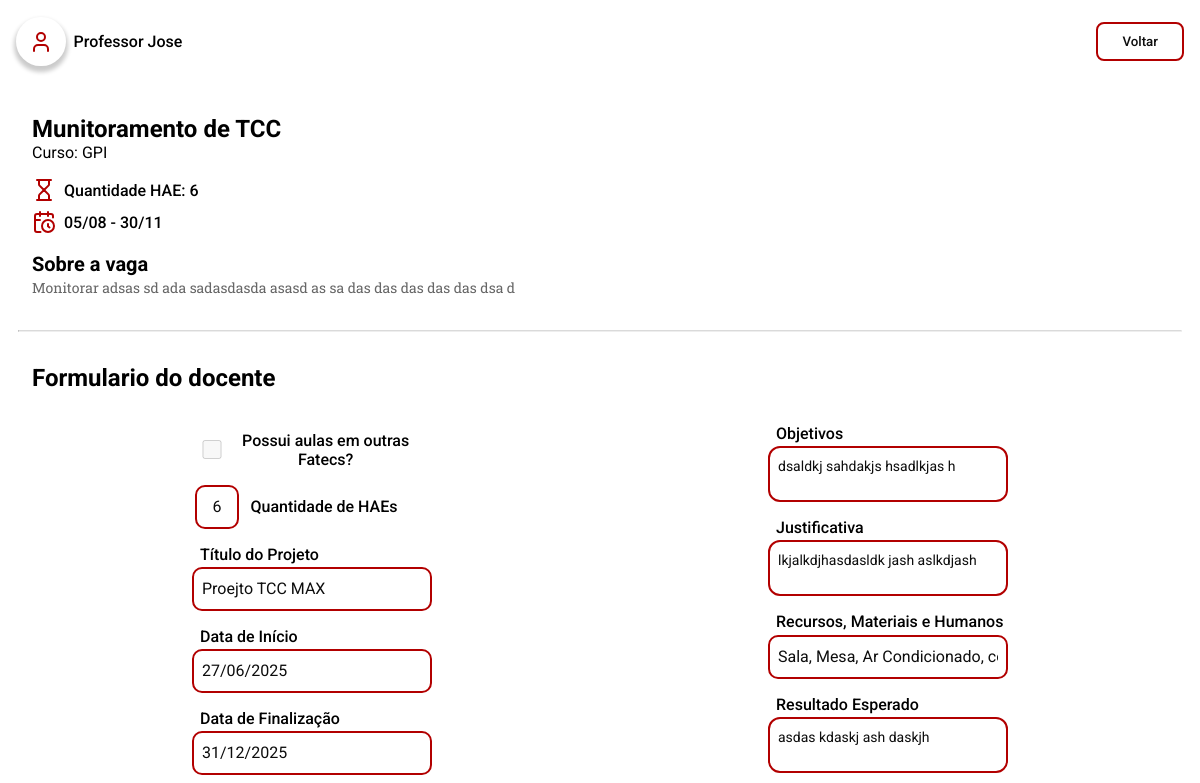
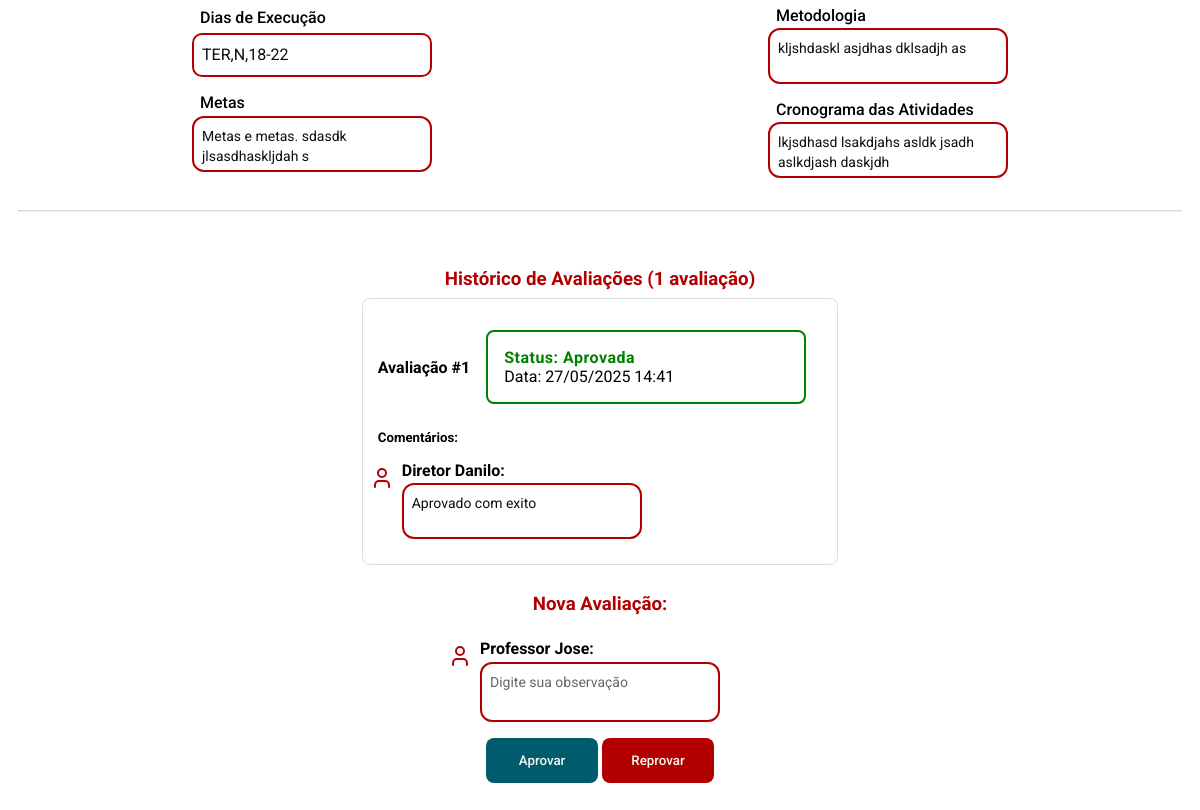
/pages/admin/preview/inscricao.admin.php?id=14 (signed in), run on an earlier commit of the app's database (2 pictures, top to bottom).
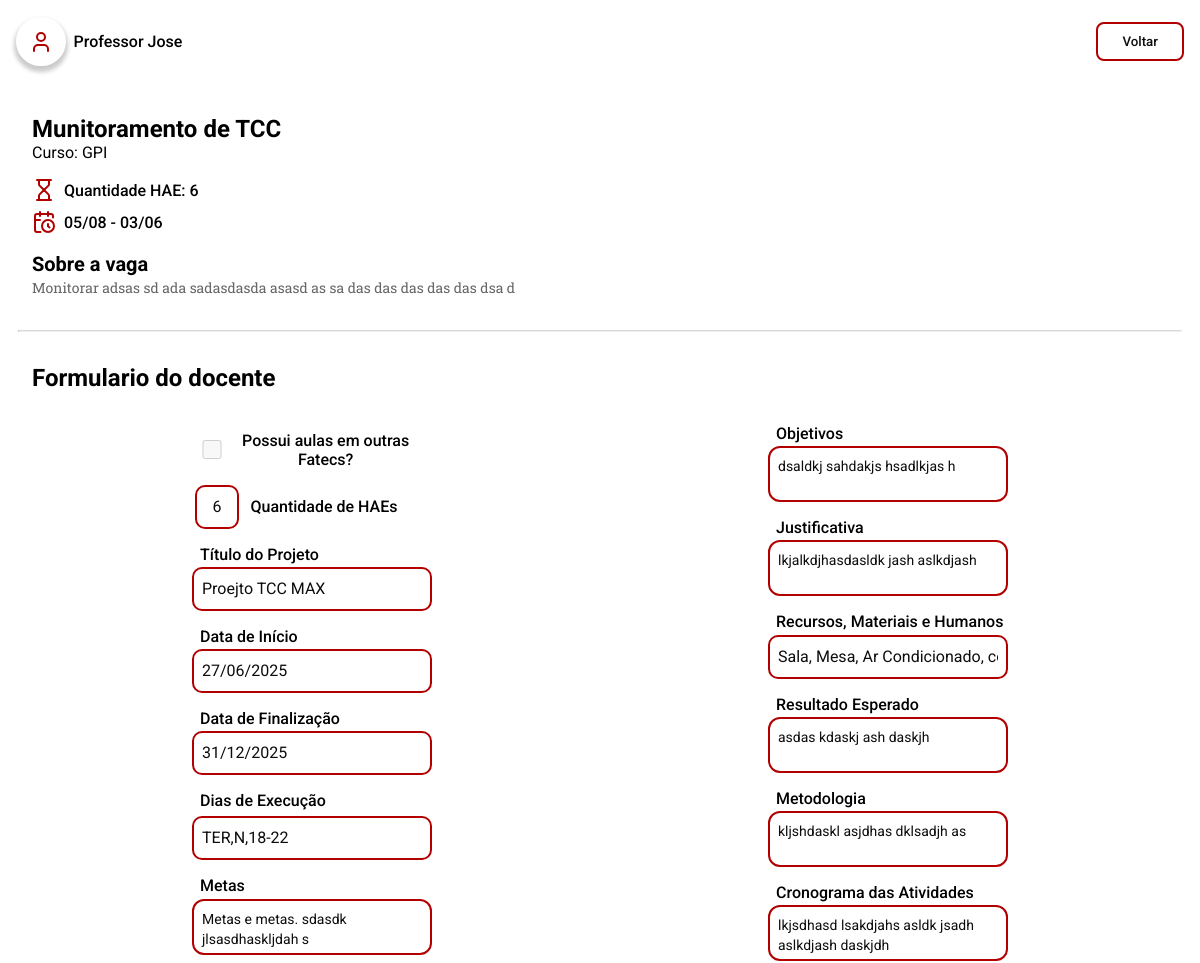
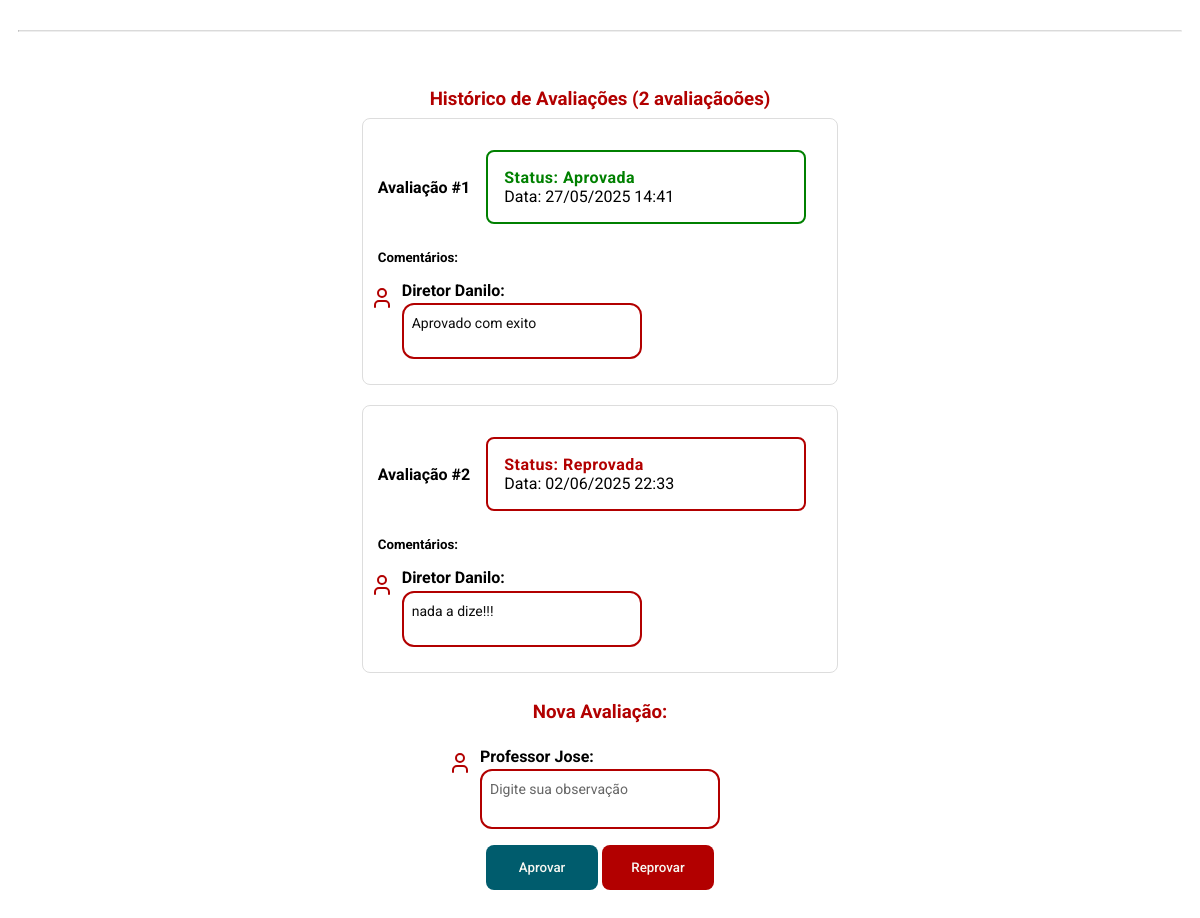
And on a later commit of the database (2 pictures, top to bottom).
### tables this page shows
CREATE TABLE `tb_hae` (
  `id_hae` int NOT NULL,
  `titulo` varchar(60) NOT NULL,
  `tip_hae` varchar(30) NOT NULL,
  `quant_hae` int NOT NULL,
  `descricao` varchar(500) NOT NULL,
  `data_inicio` date NOT NULL,
  `data_final` date NOT NULL
);

CREATE TABLE `tb_inscricao` (
  `id_inscricao` int NOT NULL,
  `id_docente` int DEFAULT NULL,
  `id_hae` int DEFAULT NULL,
  `data_envio` datetime NOT NULL,
  `quant_hae` int DEFAULT NULL,
  `outras_fatecs` int DEFAULT NULL,
  `id_projeto` int DEFAULT NULL,
  `status` enum('Pendente','Em análise','Aprovada','Reprovada') NOT NULL DEFAULT 'Pendente'
);

CREATE TABLE `tb_projeto` (
  `id_projeto` int NOT NULL,
  `data_inicio` date NOT NULL,
  `data_final` date NOT NULL,
  `titulo` varchar(40) NOT NULL,
  `id_hae` int DEFAULT NULL,
  `descricoes` json DEFAULT NULL,
  `dias_exec` json DEFAULT NULL
);

CREATE TABLE `tb_feedback` (
  `id_feedback` int NOT NULL,
  `id_inscricao` int NOT NULL,
  `data_envio` datetime DEFAULT CURRENT_TIMESTAMP,
  `resultado` enum('Aprovada','Reprovada') DEFAULT NULL
);

CREATE TABLE `tb_feedback_comentario` (
  `id_comentario` int NOT NULL,
  `id_feedback` int NOT NULL,
  `cargo` enum('Coordenador','Diretor') NOT NULL,
  `id_docente` int NOT NULL,
  `comentario` text NOT NULL
);

CREATE TABLE `tb_docente` (
  `id_docente` int NOT NULL,
  `nome` varchar(60) NOT NULL,
  `RG` varchar(12) NOT NULL,
  `email` varchar(100) NOT NULL,
  `matricula` int NOT NULL,
  `turno` varchar(8) NOT NULL,
  `senha` varchar(25) NOT NULL,
  `cargo` enum('Professor','Coordenador','Secretaria','Diretor') NOT NULL,
  `outras_fatecs` int DEFAULT NULL,
  `curso` varchar(4) DEFAULT NULL
);

### pages/admin/preview/inscricao.admin.php (the view, shortened to what the rows shown need)
<?php
require_once __DIR__ . "/../../../server/model/HAE.php";
require_once __DIR__ . "/../../../server/model/Inscricao.php";
require_once __DIR__ . "/../../../server/model/Docente.php";
require_once __DIR__ . "/../../../server/model/Projeto.php";
require_once __DIR__ . "/../../../server/model/Feedback.php";
if (isset($_GET['id'])) {
  $id = $_GET['id'];
  $id = intval($id);
  $hae = new HAE();
  $inscricao = new Inscricao();
  $projeto = new Projeto();
  $feedback = new Feedback();
  $inscricao = $inscricao->getMySubscriptionsById($id);
  $hae = $hae->getHAEById($inscricao->getIdHae());
  $projeto = $projeto->getProjetoById($inscricao->getIdProjeto());
  $descricoes = json_decode($projeto->descricoes, true);
  $allFeedbacks = [];
  if ($inscricao->status !== "Pendente") {
    $allFeedbacks = $feedback->getAllFeedbacksByInscricao($id);
  }
}
?>
<!DOCTYPE html>
<html lang="pt-br">
<head>
  <link rel="stylesheet" href="../../../styles/global.css" />
  <link rel="stylesheet" href="../../../styles/components.css" />
  <link rel="stylesheet" href="../../../styles/formulario.css" />
</head>
<body>
  <section id="hae-section">
    <div id="hae-container">
      <div>
        <h1><?php echo $hae->titulo ?></h1>
        <p>Curso: <?php echo $hae->tip_hae ?></p>
      </div>
      <div class="hae-container-header">
        <span class="hae-container-header-info">
          <img src="../../../public/icons/hourglass.svg" alt="" />
          <p>Quantidade HAE: <?php echo $hae->quant_hae ?></p>
        </span>
        <span class="hae-container-header-info">
          <img src="../../../public/icons/calendar-clock.svg" alt="" />
          <p><?php echo date("d/m", strtotime($hae->data_inicio)); ?> - <?php echo date("d/m", strtotime($hae->data_final)); ?></p>
        </span>
      </div>
    </div>
    <div id="about-container">
      <h3>Sobre a vaga</h3>
      <p><?php echo $hae->descricao ?></p>
    </div>
  </section>
  <section id="form-section">
    <h2 class="form-title">Formulario do docente</h2>
    <form id="form-subscription">
      <div class="form-container">
        <span class="checkfield">
          <input
            type="checkbox"
            id="outras-fatecs"
            name="outras-fatecs"
            <?php echo intval($inscricao->outras_fatecs) === 1 ? htmlspecialchars("checked") : null; ?>
            disabled />
          <label for="outras-fatecs">Possui aulas em outras Fatecs?</label>
        </span>
        <span class="form-field-line">
          <input
            class="input-primary"
            type="number"
            id="quantidade-haes"
            name="quantidade-haes"
            value="<?php echo $inscricao->quant_hae ?>"
            disabled />
          <label for="quantidade-haes">Quantidade de HAEs</label>
        </span>
        <span class="form-field-column">
          <label for="titulo-projeto">Título do Projeto</label>
          <input
            class="input-primary"
            type="text"
            id="titulo-projeto"
            name="titulo-projeto"
            placeholder="Nome do seu projeto"
            value="<?php echo $projeto->titulo ?>"
            disabled />
        </span>
        <span class="form-field-column">
          <label for="data-inicio">Data de Início</label>
          <input
            class="input-primary"
            type="text"
            id="data-inicio"
            name="data-inicio"
            value="<?php echo date("d/m/Y", strtotime($projeto->data_inicio)) ?>"
            disabled />
        </span>
        <span class="form-field-column"><label for="data-finalizacao">Data de Finalização</label>
          <input
            class="input-primary"
            type="text"
            id="data-finalizacao"
            name="data-finalizacao"
            value="<?php echo date("d/m/Y", strtotime($projeto->data_final)) ?>"
            disabled /></span>
        <span class="form-field-column"><label>Dias de Execução</label>
          <div id="container-inputs" class="form-field-column">
            <?php
            $p = json_decode($projeto->dias_exec);
            foreach ($p as $key => $value) {
              echo '<input
                  class="input-primary"
                  type="text"
                  id="dia-execucao'
                . ($key + 1) . '"
                  name="dia-execucao"
                  autocomplete="off"
                  placeholder="Segunda, Noite, 17-19"
                  value="' . htmlspecialchars($value) . '"
                  disabled />';
            }
            ?>
          </div>
        </span>
        <span class="form-field-column">
          <label for="metas">Metas</label>
          <textarea
            class="textarea-primary"
            type="text"
            id="metas"
            name="metas"
            placeholder="Diga suas metas"
            disabled><?php echo $descricoes["metas"] ?></textarea>
        </span>
      </div>
      <div class="form-container">
        <span class="form-field-column"><label for="objetivos">Objetivos</label>
          <textarea
            class="textarea-primary"
            type="text"
            id="objetivos"
            name="objetivos"
            placeholder="Diga seus objetivos"
            disabled><?php echo $descricoes["objetivos"] ?></textarea>
        </span>
        <span class="form-field-column"><label for="justificativa">Justificativa</label>
          <textarea
            class="textarea-primary"
            type="text"
            id="justificativa"
            name="justificativa"
            placeholder="Justifique seu projeto"
            disabled><?php echo $descricoes["justificativa"] ?></textarea>
        </span>
        <span class="form-field-column">
          <label for="recursos">Recursos, Materiais e Humanos</label>
          <input
            class="input-primary"
            type="text"
            id="recursos"
            name="recursos"
            placeholder="Sala, Mesa, Caderno..."
            value="<?php echo $descricoes["recursos"] ?>"
            disabled />
        </span>
        <span class="form-field-column">
          <label for="resultado-esperado">Resultado Esperado</label>
          <textarea
            class="textarea-primary"
            type="text"
            id="resultado-esperado"
            name="resultado-esperado"
            placeholder="Expectativas de resultado"
            disabled><?php echo $descricoes["resultado_esperado"] ?></textarea>
        </span>
        <span class="form-field-column">
          <label for="metodologia">Metodologia</label>
          <textarea
            class="textarea-primary"
            type="text"
            id="metodologia"
            name="metodologia"
            placeholder="Medoto de realização"
            disabled><?php echo $descricoes["metodologia"] ?></textarea>
        </span>
        <span class="form-field-column">
          <label for="cronograma">Cronograma das Atividades</label>
          <textarea
            class="textarea-primary"
            id="cronograma"
            name="cronograma"
            placeholder="Agosto: Apresentação..."
            disabled><?php echo $descricoes["cronograma"] ?></textarea>
        </span>
      </div>
    </form>
  </section>
  <article class="status-container">
    <?php
    if (!empty($allFeedbacks) && $inscricao->status !== "Pendente") {
      foreach ($allFeedbacks as $index => $feedbackData) {
        $class = "status-" . strtolower($feedbackData->resultado);
        $feedbackNumber = $index + 1;
        echo '
          <div class="feedback-item" style="margin-bottom: 20px; padding: 15px; border: 1px solid #ddd; border-radius: 8px;">
            <div class="feedback-header" style="display: flex; justify-content: space-between; align-items: center; margin-bottom: 10px;">
              <h4>Avaliação #' . $feedbackNumber . '</h4>
              <div class="status-result status-result-' . strtolower($feedbackData->resultado) . '">
                <span class="status-label ' . $class . '">Status: ' . htmlspecialchars($feedbackData->resultado) . '</span>
                <span class="status-date">Data: ' . date("d/m/Y H:i", strtotime($feedbackData->data_envio)) . '</span>
              </div>
            </div>
            <div class="feedback-comments">
              <h5>Comentários:</h5>';
        foreach ($feedbackData->comentarios as $comment) {
          echo '
              <div class="status-comment" style="margin-bottom: 10px; margin-left:1.5rem; margin-top: 1rem;">
                  <img src="../../../public/icons/user.svg" alt="" />
                  <span>' . htmlspecialchars($comment->cargo) . " " . htmlspecialchars(explode(" ", $comment->docente_info->nome)[0]) . ':</span>
                  <textarea
                      class="textarea-primary"
                      disabled
                      oninput="autoSize(this)">' . htmlspecialchars($comment->comentario_text) . '</textarea>
              </div>';
        }
        echo '
            </div>
          </div>';
      }
    }
    ?>
  </article>
</body>
</html>

What changed in the data, as far as the page shows it:
changed tb_hae "Munitoramento de TCC": data_final "30/11" → "03/06"
added tb_feedback: feedbackNumber "2", resultado "Reprovada", data_envio "02/06/2025 22:33"
added tb_feedback_comentario: cargo "Diretor", id_docente.nome "Danilo", comentario "nada a dize!!!", shown under "2"
Also different on the page:
$feedbackCount: "1" → "2"
text now shown: "ões"
